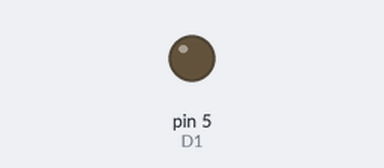
Bench run of a sketch on a simulated Arduino Uno, built with avr-gcc and run on an emulated ATmega328P. Parts: output pins drawn as LEDs (lit = HIGH).

Above: at 0.5 s.
At 5.0 s:
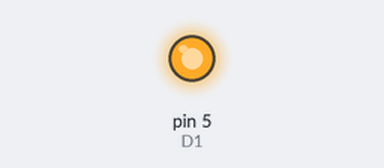
Timing chart, 0 to 6.9 s (numbered marks = the images above):
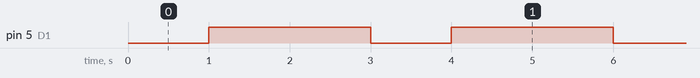

Measured:
- by itself, pin 5 (D1): alternates HIGH for 2.0 s and LOW for 1.0 s

The sketch:

02blink_led.ino
```cpp
/*
 ESP8266 Blink with a LED on D6
*/

#define D0 16
#define D1 5 // I2C Bus SCL (clock)
#define D2 4 // I2C Bus SDA (data)
#define D3 0
#define D4 2 // Same as "LED_BUILTIN", but inverted logic
#define D5 14 // SPI Bus SCK (clock)
#define D6 12 // SPI Bus MISO
#define D7 13 // SPI Bus MOSI
#define D8 15 // SPI Bus SS (CS)
#define D9 3 // RX0 (Serial console)
#define D10 1 // TX0 (Serial console)

void setup() {
  pinMode(D1, OUTPUT);     // Initialize the D6 pin as an output
}

// the loop function runs over and over again forever
void loop() {
  digitalWrite(D1, LOW);   // Turn the LED on (Note that LOW is the voltage level
                           // but actually the LED is on; this is because
                           // it is acive low)
  delay(1000);             // Wait for a second
  digitalWrite(D1, HIGH);  // Turn the LED off by making the voltage HIGH
  delay(2000);             // Wait for two seconds (to demonstrate the active low LED)
}
```
